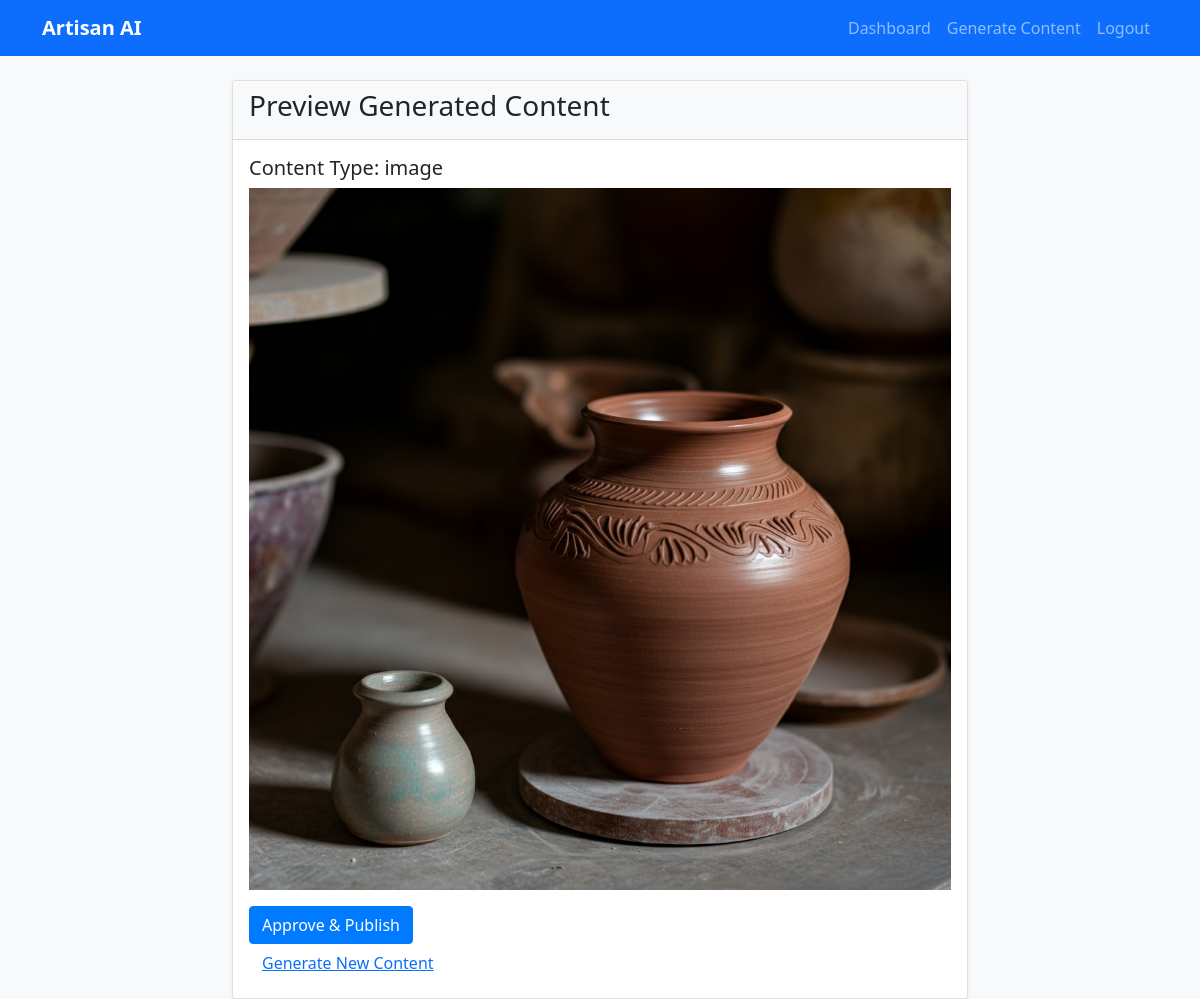
Page /preview/8 (signed in) on the committed database.
### tables this page shows
CREATE TABLE generated_content (
                id INTEGER PRIMARY KEY AUTOINCREMENT,
                artisan_id INTEGER NOT NULL,
                content_type TEXT NOT NULL,  -- 'text' or 'image'
                prompt TEXT,
                generated_text TEXT,
                generated_image_url TEXT,
                created_at TIMESTAMP DEFAULT CURRENT_TIMESTAMP, approval_status TEXT DEFAULT 'pending', include_quote INTEGER DEFAULT 1,
                FOREIGN KEY (artisan_id) REFERENCES artisans (id)
            );

### app.py (the view, shortened to what this page needs)
@app.route('/preview/<int:content_id>', methods=['GET', 'POST'])
def preview_content(content_id):
    if 'user_id' not in session:
        return redirect(url_for('login'))
    content = query_db('SELECT * FROM generated_content WHERE id = ? AND artisan_id = ?', [content_id, session['user_id']], one=True)
    if not content:
        flash('Content not found')
        return redirect(url_for('dashboard'))
    return render_template('preview.html', content=content)

### app.py (called while the page is built)
@app.teardown_appcontext
def teardown_db(exception):
    close_connection(exception)

### models/database.py (called while the page is built)
def get_db():
    db = getattr(g, '_database', None)
    if db is None:
        db = g._database = sqlite3.connect(DATABASE)
        db.row_factory = sqlite3.Row
    return db

def close_connection(exception):
    db = getattr(g, '_database', None)
    if db is not None:
        db.close()

def query_db(query, args=(), one=False):
    cur = get_db().execute(query, args)
    rv = cur.fetchall()
    cur.close()
    return (rv[0] if rv else None) if one else rv

### templates/preview.html (shortened to what this page needs)
{% extends "base.html" %}
{% block content %}
<div class="row justify-content-center">
    <div class="col-md-8">
        <div class="card">
            <div class="card-header">
                <h3>Preview Generated Content</h3>
            </div>
            <div class="card-body">
                <h5>Content Type: {{ content.content_type }}</h5>
                {% if content.generated_text %}
                <form method="POST">
                    <div class="mb-3">
                        <label for="generated_text" class="form-label">Generated Content</label>
                        <textarea class="form-control" id="generated_text" name="generated_text" rows="10">{{ content.generated_text }}</textarea>
                    </div>
                    <button type="submit" name="action" value="edit" class="btn btn-secondary">Save Edits</button>
                    <button type="submit" name="action" value="approve" class="btn btn-primary">Approve & Publish</button>
                </form>
                {% elif content.generated_image_url %}
                <div class="mb-3">
                    <img src="{{ content.generated_image_url }}" alt="Generated Image" class="img-fluid">
                </div>
                <form method="POST">
                    <button type="submit" name="action" value="approve" class="btn btn-primary">Approve & Publish</button>
                </form>
                {% endif %}
                <a href="{{ url_for('generate_content') }}" class="btn btn-link">Generate New Content</a>
            </div>
        </div>
    </div>
</div>
{% endblock %}

### static/css/styles.css (style rules this page uses)
body { background-color: #f8f9fa; }
.card { box-shadow: 0 0.125rem 0.25rem rgba(0, 0, 0, 0.075); border: 1px solid rgba(0, 0, 0, 0.125); }
.card-header { background-color: #f8f9fa; border-bottom: 1px solid rgba(0, 0, 0, 0.125); }
.btn-primary { background-color: #007bff; border-color: #007bff; }

### rows in the picture
generated_content: content_type "image", generated_image_url (picture)
